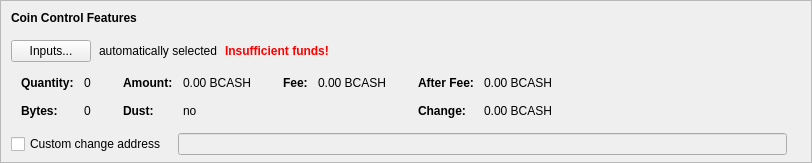
    <widget class="QFrame" name="frameCoinControl">
     <property name="sizePolicy">
      <sizepolicy hsizetype="Expanding" vsizetype="Expanding">
       <horstretch>0</horstretch>
       <verstretch>0</verstretch>
      </sizepolicy>
     </property>
     <property name="maximumSize">
      <size>
       <width>16777215</width>
       <height>16777215</height>
      </size>
     </property>
     <property name="frameShape">
      <enum>QFrame::StyledPanel</enum>
     </property>
     <property name="frameShadow">
      <enum>QFrame::Sunken</enum>
     </property>
     <layout class="QVBoxLayout" name="verticalLayoutCoinControl2">
      <property name="spacing">
       <number>0</number>
      </property>
      <property name="leftMargin">
       <number>0</number>
      </property>
      <property name="topMargin">
       <number>0</number>
      </property>
      <property name="rightMargin">
       <number>0</number>
      </property>
      <property name="bottomMargin">
       <number>6</number>
      </property>
      <item>
       <layout class="QVBoxLayout" name="verticalLayoutCoinControl" stretch="0,0,0,0,1">
        <property name="spacing">
         <number>0</number>
        </property>
        <property name="leftMargin">
         <number>10</number>
        </property>
        <property name="topMargin">
         <number>10</number>
        </property>
        <item>
         <layout class="QHBoxLayout" name="horizontalLayoutCoinControl1">
          <property name="bottomMargin">
           <number>15</number>
          </property>
          <item>
           <widget class="QLabel" name="labelCoinControlFeatures">
            <property name="sizePolicy">
             <sizepolicy hsizetype="Preferred" vsizetype="Maximum">
              <horstretch>0</horstretch>
              <verstretch>0</verstretch>
             </sizepolicy>
            </property>
            <property name="font">
             <font>
              <weight>75</weight>
              <bold>true</bold>
             </font>
            </property>
            <property name="styleSheet">
             <string notr="true">font-weight:bold;</string>
            </property>
            <property name="text">
             <string>Coin Control Features</string>
            </property>
           </widget>
          </item>
         </layout>
        </item>
        <item>
         <layout class="QHBoxLayout" name="horizontalLayoutCoinControl2" stretch="0,0,0,0">
          <property name="spacing">
           <number>8</number>
          </property>
          <property name="bottomMargin">
           <number>10</number>
          </property>
          <item>
           <widget class="QPushButton" name="pushButtonCoinControl">
            <property name="styleSheet">
             <string notr="true"/>
            </property>
            <property name="text">
             <string>Inputs...</string>
            </property>
            <property name="autoDefault">
             <bool>false</bool>
            </property>
           </widget>
          </item>
          <item>
           <widget class="QLabel" name="labelCoinControlAutomaticallySelected">
            <property name="text">
             <string>automatically selected</string>
            </property>
            <property name="margin">
             <number>5</number>
            </property>
           </widget>
          </item>
          <item>
           <widget class="QLabel" name="labelCoinControlInsuffFunds">
            <property name="font">
             <font>
              <weight>75</weight>
              <bold>true</bold>
             </font>
            </property>
            <property name="styleSheet">
             <string notr="true">color:red;font-weight:bold;</string>
            </property>
            <property name="text">
             <string>Insufficient funds!</string>
            </property>
            <property name="margin">
             <number>5</number>
            </property>
           </widget>
          </item>
          <item>
           <spacer name="horizontalSpacerCoinControl">
            <property name="orientation">
             <enum>Qt::Horizontal</enum>
            </property>
            <property name="sizeHint" stdset="0">
             <size>
              <width>40</width>
              <height>1</height>
             </size>
            </property>
           </spacer>
          </item>
         </layout>
        </item>
        <item>
         <widget class="QWidget" name="widgetCoinControl" native="true">
          <property name="sizePolicy">
           <sizepolicy hsizetype="Preferred" vsizetype="Preferred">
            <horstretch>0</horstretch>
            <verstretch>0</verstretch>
           </sizepolicy>
          </property>
          <property name="minimumSize">
           <size>
            <width>0</width>
            <height>0</height>
           </size>
          </property>
          <property name="styleSheet">
           <string notr="true"/>
          </property>
          <layout class="QHBoxLayout" name="horizontalLayoutCoinControl5">
           <property name="leftMargin">
            <number>0</number>
           </property>
           <property name="topMargin">
            <number>0</number>
           </property>
           <property name="rightMargin">
            <number>0</number>
           </property>
           <property name="bottomMargin">
            <number>0</number>
           </property>
           <item>
            <layout class="QHBoxLayout" name="horizontalLayoutCoinControl3" stretch="0,0,0,1">
             <property name="spacing">
              <number>20</number>
             </property>
             <property name="topMargin">
              <number>0</number>
             </property>
             <property name="bottomMargin">
              <number>10</number>
             </property>
             <item>
              <layout class="QFormLayout" name="formLayoutCoinControl1">
               <property name="horizontalSpacing">
                <number>10</number>
               </property>
               <property name="verticalSpacing">
                <number>14</number>
               </property>
               <property name="leftMargin">
                <number>10</number>
               </property>
               <property name="topMargin">
                <number>4</number>
               </property>
               <property name="rightMargin">
                <number>6</number>
               </property>
               <item row="0" column="0">
                <widget class="QLabel" name="labelCoinControlQuantityText">
                 <property name="font">
                  <font>
                   <weight>75</weight>
                   <bold>true</bold>
                  </font>
                 </property>
                 <property name="text">
                  <string>Quantity:</string>
                 </property>
                 <property name="margin">
                  <number>0</number>
                 </property>
                </widget>
               </item>
               <item row="0" column="1">
                <widget class="QLabel" name="labelCoinControlQuantity">
                 <property name="cursor">
                  <cursorShape>IBeamCursor</cursorShape>
                 </property>
                 <property name="contextMenuPolicy">
                  <enum>Qt::ActionsContextMenu</enum>
                 </property>
                 <property name="text">
                  <string notr="true">0</string>
                 </property>
                 <property name="margin">
                  <number>0</number>
                 </property>
                 <property name="textInteractionFlags">
                  <set>Qt::LinksAccessibleByMouse|Qt::TextSelectableByKeyboard|Qt::TextSelectableByMouse</set>
                 </property>
                </widget>
               </item>
               <item row="1" column="0">
                <widget class="QLabel" name="labelCoinControlBytesText">
                 <property name="font">
                  <font>
                   <weight>75</weight>
                   <bold>true</bold>
                  </font>
                 </property>
                 <property name="text">
                  <string>Bytes:</string>
                 </property>
                </widget>
               </item>
               <item row="1" column="1">
                <widget class="QLabel" name="labelCoinControlBytes">
                 <property name="cursor">
                  <cursorShape>IBeamCursor</cursorShape>
                 </property>
                 <property name="contextMenuPolicy">
                  <enum>Qt::ActionsContextMenu</enum>
                 </property>
                 <property name="text">
                  <string notr="true">0</string>
                 </property>
                 <property name="textInteractionFlags">
                  <set>Qt::LinksAccessibleByMouse|Qt::TextSelectableByKeyboard|Qt::TextSelectableByMouse</set>
                 </property>
                </widget>
               </item>
              </layout>
             </item>
             <item>
              <layout class="QFormLayout" name="formLayoutCoinControl2">
               <property name="horizontalSpacing">
                <number>10</number>
               </property>
               <property name="verticalSpacing">
                <number>14</number>
               </property>
               <property name="leftMargin">
                <number>6</number>
               </property>
               <property name="topMargin">
                <number>4</number>
               </property>
               <property name="rightMargin">
                <number>6</number>
               </property>
               <item row="0" column="0">
                <widget class="QLabel" name="labelCoinControlAmountText">
                 <property name="font">
                  <font>
                   <weight>75</weight>
                   <bold>true</bold>
                  </font>
                 </property>
                 <property name="text">
                  <string>Amount:</string>
                 </property>
                 <property name="margin">
                  <number>0</number>
                 </property>
                </widget>
               </item>
               <item row="0" column="1">
                <widget class="QLabel" name="labelCoinControlAmount">
                 <property name="cursor">
                  <cursorShape>IBeamCursor</cursorShape>
                 </property>
                 <property name="contextMenuPolicy">
                  <enum>Qt::ActionsContextMenu</enum>
                 </property>
                 <property name="text">
                  <string notr="true">0.00 BCASH</string>
                 </property>
                 <property name="textInteractionFlags">
                  <set>Qt::LinksAccessibleByMouse|Qt::TextSelectableByKeyboard|Qt::TextSelectableByMouse</set>
                 </property>
                </widget>
               </item>
               <item row="1" column="0">
                <widget class="QLabel" name="labelCoinControlLowOutputText">
                 <property name="font">
                  <font>
                   <weight>75</weight>
                   <bold>true</bold>
                  </font>
                 </property>
                 <property name="text">
                  <string>Dust:</string>
                 </property>
                </widget>
               </item>
               <item row="1" column="1">
                <widget class="QLabel" name="labelCoinControlLowOutput">
                 <property name="cursor">
                  <cursorShape>IBeamCursor</cursorShape>
                 </property>
                 <property name="contextMenuPolicy">
                  <enum>Qt::ActionsContextMenu</enum>
                 </property>
                 <property name="text">
                  <string notr="true">no</string>
                 </property>
                 <property name="textInteractionFlags">
                  <set>Qt::LinksAccessibleByMouse|Qt::TextSelectableByKeyboard|Qt::TextSelectableByMouse</set>
                 </property>
                </widget>
               </item>
              </layout>
             </item>
             <item>
              <layout class="QFormLayout" name="formLayoutCoinControl3">
               <property name="horizontalSpacing">
                <number>10</number>
               </property>
               <property name="verticalSpacing">
                <number>14</number>
               </property>
               <property name="leftMargin">
                <number>6</number>
               </property>
               <property name="topMargin">
                <number>4</number>
               </property>
               <property name="rightMargin">
                <number>6</number>
               </property>
               <item row="0" column="0">
                <widget class="QLabel" name="labelCoinControlFeeText">
                 <property name="font">
                  <font>
                   <weight>75</weight>
                   <bold>true</bold>
                  </font>
                 </property>
                 <property name="text">
                  <string>Fee:</string>
                 </property>
                 <property name="margin">
                  <number>0</number>
                 </property>
                </widget>
               </item>
               <item row="0" column="1">
                <widget class="QLabel" name="labelCoinControlFee">
                 <property name="cursor">
                  <cursorShape>IBeamCursor</cursorShape>
                 </property>
                 <property name="contextMenuPolicy">
                  <enum>Qt::ActionsContextMenu</enum>
                 </property>
                 <property name="text">
                  <string notr="true">0.00 BCASH</string>
                 </property>
                 <property name="textInteractionFlags">
                  <set>Qt::LinksAccessibleByMouse|Qt::TextSelectableByKeyboard|Qt::TextSelectableByMouse</set>
                 </property>
                </widget>
               </item>
             </layout>
             </item>
             <item>
              <layout class="QFormLayout" name="formLayoutCoinControl4">
               <property name="horizontalSpacing">
                <number>10</number>
               </property>
               <property name="verticalSpacing">
                <number>14</number>
               </property>
               <property name="leftMargin">
                <number>6</number>
               </property>
               <property name="topMargin">
                <number>4</number>
               </property>
               <property name="rightMargin">
                <number>6</number>
               </property>
               <item row="0" column="0">
                <widget class="QLabel" name="labelCoinControlAfterFeeText">
                 <property name="font">
                  <font>
                   <weight>75</weight>
                   <bold>true</bold>
                  </font>
                 </property>
                 <property name="text">
                  <string>After Fee:</string>
                 </property>
                 <property name="margin">
                  <number>0</number>
                 </property>
                </widget>
               </item>
               <item row="0" column="1">
                <widget class="QLabel" name="labelCoinControlAfterFee">
                 <property name="cursor">
                  <cursorShape>IBeamCursor</cursorShape>
                 </property>
                 <property name="contextMenuPolicy">
                  <enum>Qt::ActionsContextMenu</enum>
                 </property>
                 <property name="text">
                  <string notr="true">0.00 BCASH</string>
                 </property>
                 <property name="textInteractionFlags">
                  <set>Qt::LinksAccessibleByMouse|Qt::TextSelectableByKeyboard|Qt::TextSelectableByMouse</set>
                 </property>
                </widget>
               </item>
               <item row="1" column="0">
                <widget class="QLabel" name="labelCoinControlChangeText">
                 <property name="font">
                  <font>
                   <weight>75</weight>
                   <bold>true</bold>
                  </font>
                 </property>
                 <property name="text">
                  <string>Change:</string>
                 </property>
                </widget>
               </item>
               <item row="1" column="1">
                <widget class="QLabel" name="labelCoinControlChange">
                 <property name="cursor">
                  <cursorShape>IBeamCursor</cursorShape>
                 </property>
                 <property name="contextMenuPolicy">
                  <enum>Qt::ActionsContextMenu</enum>
                 </property>
                 <property name="text">
                  <string notr="true">0.00 BCASH</string>
                 </property>
                 <property name="textInteractionFlags">
                  <set>Qt::LinksAccessibleByMouse|Qt::TextSelectableByKeyboard|Qt::TextSelectableByMouse</set>
                 </property>
                </widget>
               </item>
              </layout>
             </item>
            </layout>
           </item>
          </layout>
         </widget>
        </item>
        <item>
         <layout class="QHBoxLayout" name="horizontalLayoutCoinControl4" stretch="0,0,0">
          <property name="spacing">
           <number>12</number>
          </property>
          <property name="sizeConstraint">
           <enum>QLayout::SetDefaultConstraint</enum>
          </property>
          <property name="topMargin">
           <number>5</number>
          </property>
          <property name="rightMargin">
           <number>5</number>
          </property>
          <item>
           <widget class="QCheckBox" name="checkBoxCoinControlChange">
            <property name="toolTip">
             <string>If this is activated, but the change address is empty or invalid, change will be sent to a newly generated address.</string>
            </property>
            <property name="text">
             <string>Custom change address</string>
            </property>
           </widget>
          </item>
          <item>
           <widget class="QValidatedLineEdit" name="lineEditCoinControlChange">
            <property name="enabled">
             <bool>false</bool>
            </property>
            <property name="sizePolicy">
             <sizepolicy hsizetype="Expanding" vsizetype="Fixed">
              <horstretch>0</horstretch>
              <verstretch>0</verstretch>
             </sizepolicy>
            </property>
           </widget>
          </item>
          <item>
           <widget class="QLabel" name="labelCoinControlChangeLabel">
            <property name="sizePolicy">
             <sizepolicy hsizetype="Preferred" vsizetype="Expanding">
              <horstretch>0</horstretch>
              <verstretch>0</verstretch>
             </sizepolicy>
            </property>
            <property name="minimumSize">
             <size>
              <width>0</width>
              <height>0</height>
             </size>
            </property>
            <property name="text">
             <string/>
            </property>
            <property name="margin">
             <number>3</number>
            </property>
           </widget>
          </item>
         </layout>
        </item>
        <item>
         <spacer name="verticalSpacerCoinControl">
          <property name="orientation">
           <enum>Qt::Vertical</enum>
          </property>
          <property name="sizeHint" stdset="0">
           <size>
            <width>800</width>
            <height>1</height>
           </size>
          </property>
         </spacer>
        </item>
       </layout>
      </item>
     </layout>
    </widget>
